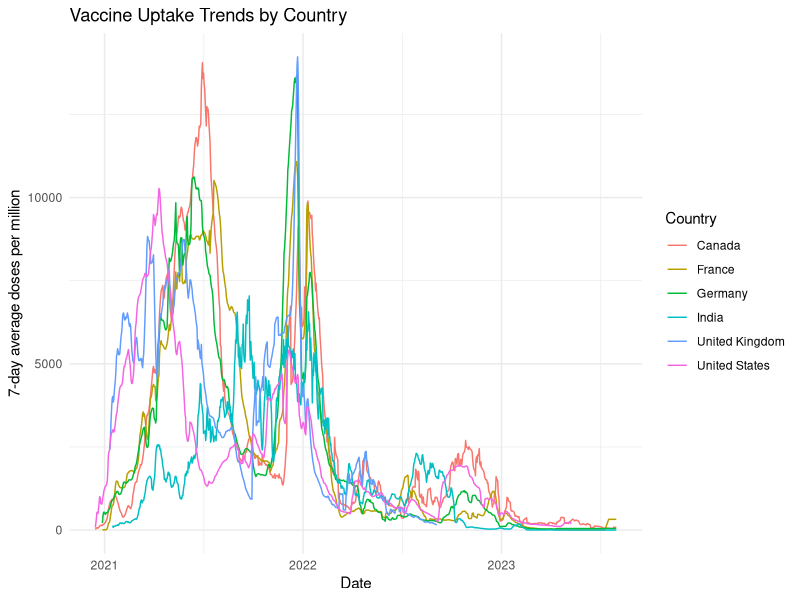
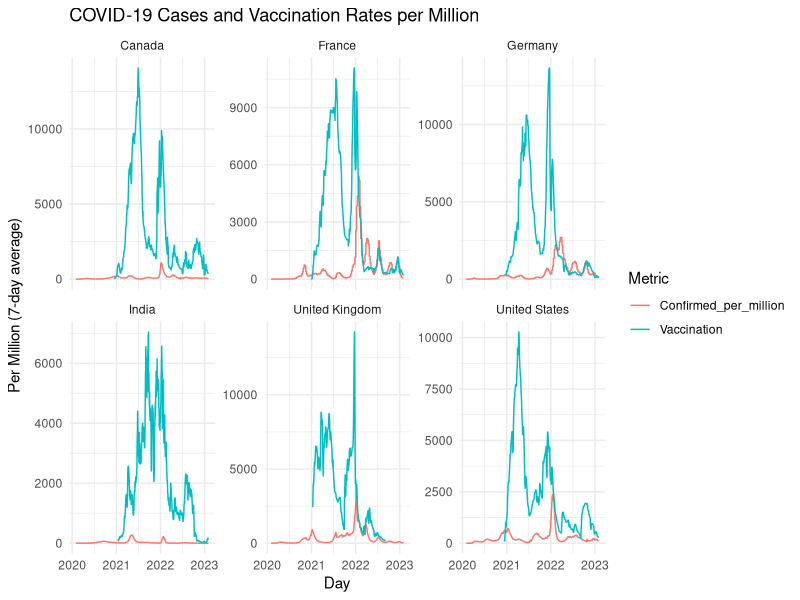
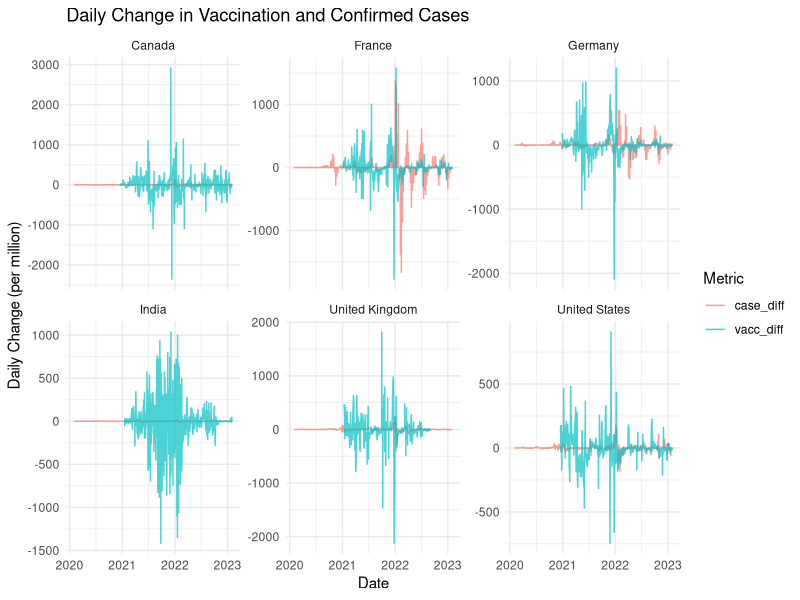
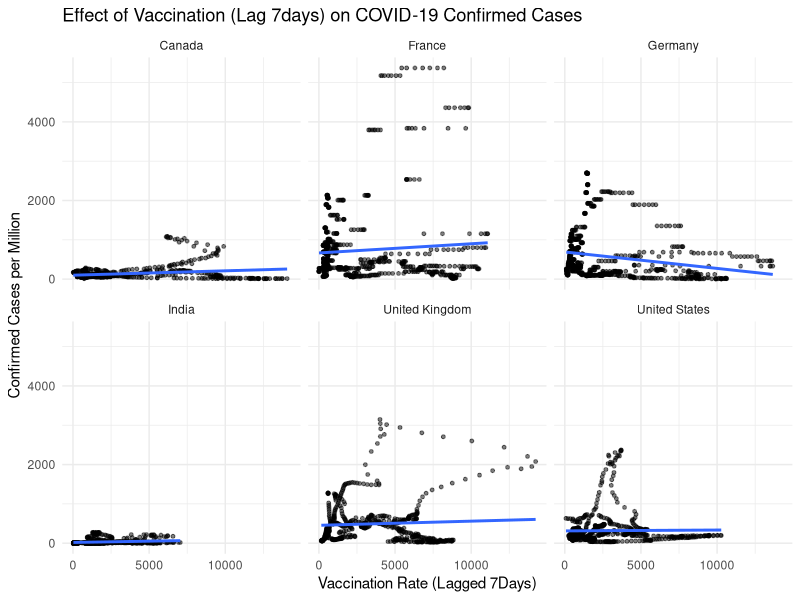
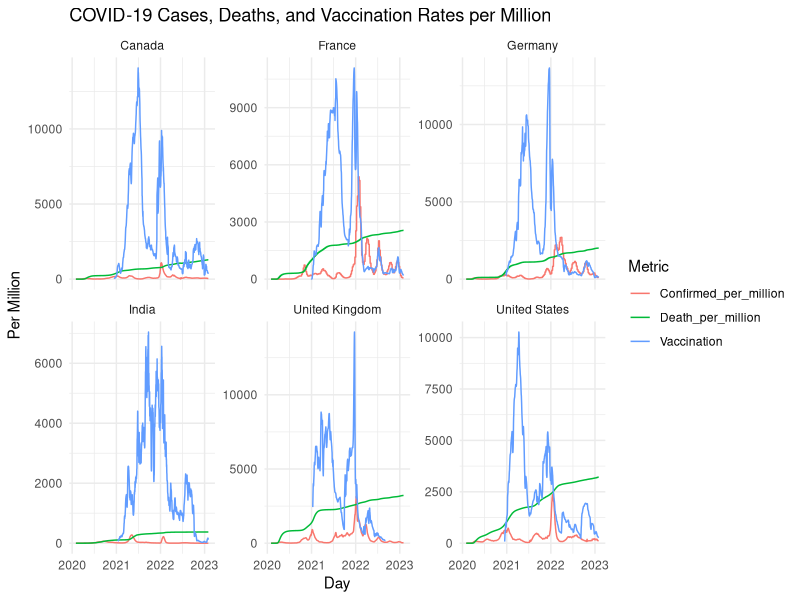

Write R code to recreate these figures, in order.
## ---- chunk 1
knitr::opts_chunk$set(
  warning = FALSE,
  message = FALSE,
  echo = TRUE
)
## ---- chunk 2
library(tidyverse)
library(lubridate)
library(ggplot2)
case = read_csv("COVID-19 confirmed case per million.csv")
death = read_csv("Total confirmed deaths due to COVID-19 per 100,000 people.csv")
vaccine = read_csv("COVID-19 vaccination.csv")

names(case)[1] <- "Day"
names(vaccine)[1] <- "Day"
names(death)[1] <- "Day"
## ---- chunk 3
case_long = case |>
  pivot_longer(-Day, names_to = "Country", 
               values_to = "Confirmed_per_million") |>
  mutate(Day = ymd(Day))

death_long = death |>
  pivot_longer(-Day, names_to = "Country",
               values_to = "Death_per_100k") |>
  mutate(Day = ymd(Day),
         Death_per_million = Death_per_100k * 10)
## ---- chunk 4
names(vaccine) <- c("Day", "Canada", "France", "Germany", "India", "United Kingdom", "United States")

vacc_long <- vaccine |> 
  pivot_longer(-Day, names_to = "Country", values_to = "Vaccination") |>
  mutate(Day = ymd(Day), 
         Doses = as.numeric(Vaccination)) |>
  filter(!is.na(Vaccination))

merge1 = left_join(case_long,vacc_long, by = c("Day", "Country"))
merge2 = left_join(merge1, death_long |> 
                     select(Day, Country, Death_per_million),
                   by = c("Day", "Country"))
## ---- chunk 5
#| label: fig-vacc-trend
#| fig-cap: "Figure: COVID-19 vaccine: 7-day average doses per million (by country)"

vacc_long |> 
  ggplot(aes(x = Day, y = Vaccination, color = Country)) +
  geom_line(linewidth = 0.5) +
  labs(x = "Date", y = "7-day average doses per million",
       title = "Vaccine Uptake Trends by Country") +
  theme_minimal()
## ---- chunk 6
#| label: tbl-vacc-summary
#| tbl-cap: "Table: Summary of vaccination data coverage (start-end date by country)"
library(knitr)
vacc_long |> 
  group_by(Country) |> 
  summarise(Start = min(Day, na.rm = TRUE), 
            End = max(Day, na.rm = TRUE)) |> 
  knitr::kable()
## ---- chunk 7
#| label: fig-vacc-vs-case
#| fig-cap: "Figure: Comparison of confirmed cases and vaccination rates per million (by country)"
merge1 |> 
  pivot_longer(cols = c("Confirmed_per_million", "Vaccination"),
               names_to = "Metric", values_to = "Value") |>
  ggplot(aes(x = Day, y = Value, color = Metric)) +
  geom_line() +
  facet_wrap(~Country, scales = "free_y") +
  labs(title = "COVID-19 Cases and Vaccination Rates per Million",
       y = "Per Million (7-day average)", x = "Day") +
  theme_minimal()
## ---- chunk 8
#| label: fig-daily-change
#| fig-cap: "	Figure: Daily changes in confirmed cases and vaccine doses per million"
merge_diff = merge1 |> 
  group_by(Country) |>
  arrange(Day) |>
  mutate(
    case_diff = Confirmed_per_million - lag(Confirmed_per_million),
    vacc_diff = Vaccination - lag(Vaccination)) |>
  pivot_longer(cols = c(case_diff, vacc_diff), 
               names_to = "Metric", values_to = "Value") |>
  filter(!is.na(Value))
merge_diff |>
  ggplot(aes(x = Day, y = Value, color = Metric)) +
  geom_line(alpha = 0.7) +
  facet_wrap(~Country, scales = "free_y") +
  labs(title = "Daily Change in Vaccination and Confirmed Cases",
       y = "Daily Change (per million)", x = "Date") +
  theme_minimal()
## ---- chunk 9
#| label: fig-lag-effect
#| fig-cap: "Figure: Lagged vaccination rate vs confirmed cases (7-day lag, by country)"
merge1_lag = merge1 |> 
  group_by(Country) |> 
  arrange(Day) |> 
  mutate(vacc_7 = lag(Vaccination, 7))

ggplot(merge1_lag, aes(x = vacc_7, y = Confirmed_per_million)) +
  geom_point(size = 1, alpha = 0.5) +
  geom_smooth(method = "lm", se = FALSE) +
  facet_wrap(~Country) +
  labs(title = "Effect of Vaccination (Lag 7days) on COVID-19 Confirmed Cases",
       x = "Vaccination Rate (Lagged 7Days)", 
       y = "Confirmed Cases per Million") +
  theme_minimal()
## ---- chunk 10
#| label: fig-case-death-vacc
#| fig-cap: "Figure: COVID-19 confirmed case-death rates-vaccination by country)"
merge2 = left_join(merge1, death_long |>
                     select(Day, Country, Death_per_million), 
                   by = c("Day", "Country"))
merge2 |> 
  pivot_longer(cols = c("Confirmed_per_million", 
                        "Vaccination", 
                        "Death_per_million"),
               names_to = "Metric", values_to = "Value") |>
  ggplot(aes(x = Day, y = Value, color = Metric)) +
  geom_line(linewidth = 0.5) +
  facet_wrap( ~ Country, scales = "free_y") +
  labs(title = "COVID-19 Cases, Deaths, and Vaccination Rates per Million",
       y = "Per Million", x = "Day") +
  theme_minimal()
